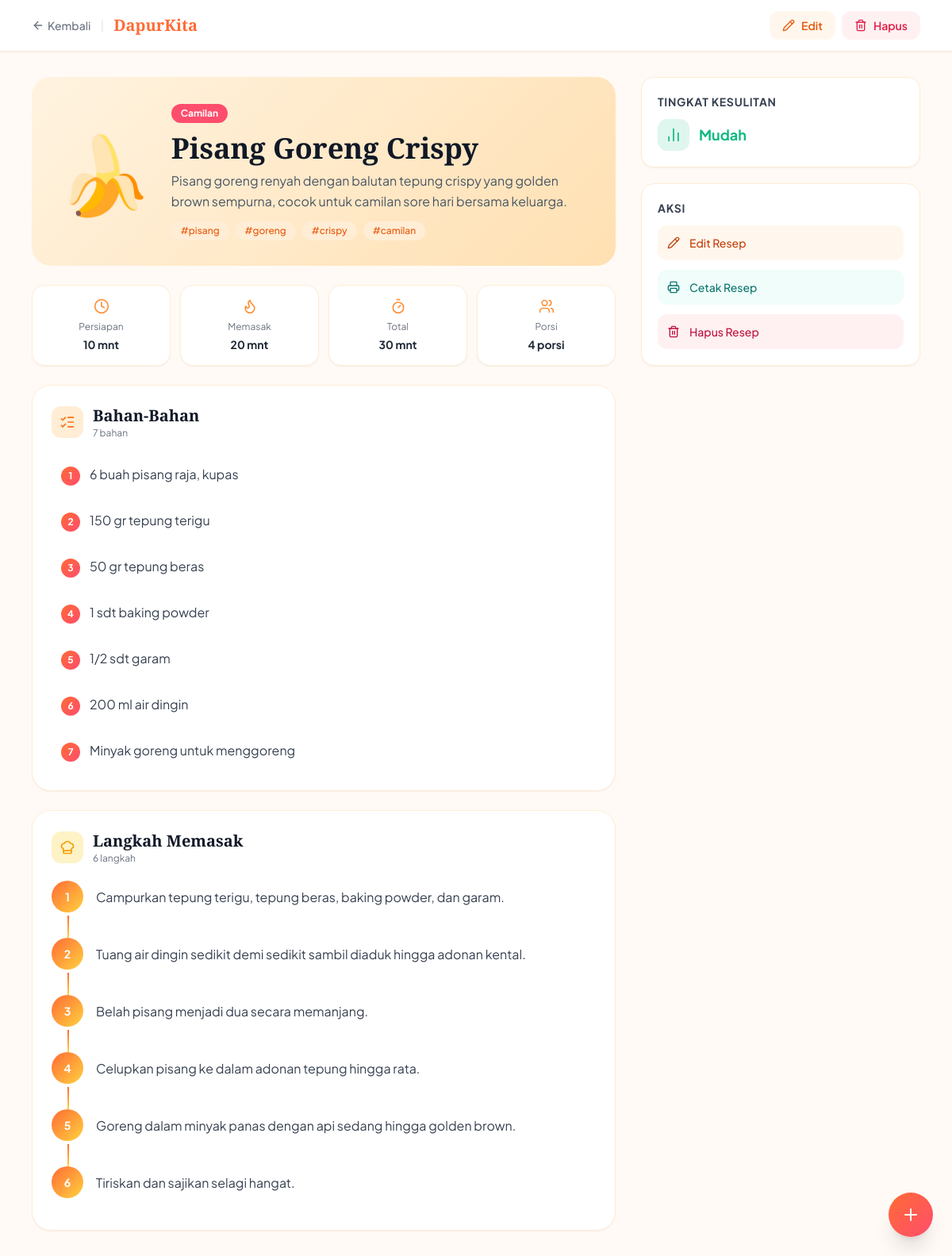
The app's page /detail.php?id=4 with its own data.
### tables this page shows
CREATE TABLE recipes (
        id INTEGER PRIMARY KEY AUTOINCREMENT,
        title TEXT NOT NULL,
        description TEXT,
        category_id INTEGER,
        prep_time INTEGER,
        cook_time INTEGER,
        servings INTEGER,
        difficulty TEXT,
        image_emoji TEXT,
        ingredients TEXT,
        steps TEXT,
        tags TEXT,
        created_at DATETIME DEFAULT CURRENT_TIMESTAMP,
        FOREIGN KEY(category_id) REFERENCES categories(id)
    );

CREATE TABLE categories (
        id INTEGER PRIMARY KEY AUTOINCREMENT,
        name TEXT NOT NULL,
        icon TEXT NOT NULL,
        color TEXT NOT NULL
    );

### detail.php (the view, shortened to what this page needs)
<?php
$db = initDB();
$id = isset($_GET['id']) ? (int)$_GET['id'] : 0;
$stmt = $db->prepare("SELECT r.*, c.name as category_name, c.color as category_color, c.icon as category_icon FROM recipes r LEFT JOIN categories c ON r.category_id = c.id WHERE r.id = :id");
$stmt->bindValue(':id', $id);
$stmt->execute();
$recipe = $stmt->fetch(PDO::FETCH_ASSOC);
$ingredients = json_decode($recipe['ingredients'], true) ?: [];
$steps = json_decode($recipe['steps'], true) ?: [];
$tags = array_filter(explode(',', $recipe['tags']));
$totalTime = $recipe['prep_time'] + $recipe['cook_time'];
$diffColors = ['Mudah' => '#10B981', 'Sedang' => '#F59E0B', 'Sulit' => '#EF4444'];
?>
<!DOCTYPE html>
<html lang="id">
<head>
    <script src="https://cdn.tailwindcss.com"></script>
</head>
<body class="min-h-screen">
    <nav class="bg-white shadow-sm sticky top-0 z-50 border-b border-orange-100 print-hide">
        <div class="max-w-6xl mx-auto px-4 h-16 flex items-center justify-between">
            <div class="flex items-center gap-3">
                <a href="index.php" class="flex items-center gap-1 text-gray-500 hover:text-orange-500 transition text-sm font-medium">
                    <i data-lucide="arrow-left" class="w-4 h-4"></i>
                    Kembali
                </a>
                <span class="text-gray-200">|</span>
                <a href="index.php" class="text-xl font-bold" style="font-family:'Playfair Display',serif; color:#FF6B35;">DapurKita</a>
            </div>
            <div class="flex items-center gap-2">
                <a href="edit.php?id=<?= $id ?>" class="flex items-center gap-2 px-4 py-2 bg-orange-50 text-orange-600 rounded-xl text-sm font-semibold hover:bg-orange-100 transition">
                    <i data-lucide="pencil" class="w-4 h-4"></i>
                    Edit
                </a>
                <a href="delete.php?id=<?= $id ?>" onclick="return confirm('Hapus resep ini?')" class="flex items-center gap-2 px-4 py-2 bg-rose-50 text-rose-600 rounded-xl text-sm font-semibold hover:bg-rose-100 transition">
                    <i data-lucide="trash-2" class="w-4 h-4"></i>
                    Hapus
                </a>
            </div>
        </div>
    </nav>
    <div class="max-w-6xl mx-auto px-4 py-8">
        <div class="grid grid-cols-1 lg:grid-cols-3 gap-8">
            <div class="lg:col-span-2 space-y-6">
                <div class="hero-recipe rounded-3xl p-8 slide-up flex flex-col md:flex-row gap-6 items-center">
                    <div class="text-8xl flex-shrink-0"><?= $recipe['image_emoji'] ?></div>
                    <div>
                        <?php if ($recipe['category_name']): ?>
                            <span class="text-xs font-bold px-3 py-1 rounded-full text-white mb-3 inline-block" style="background-color:<?= $recipe['category_color'] ?>">
                                <?= htmlspecialchars($recipe['category_name']) ?>
                            </span>
                        <?php endif; ?>
                        <h1 class="text-3xl md:text-4xl font-bold text-gray-900 font-display mb-2">
                            <?= htmlspecialchars($recipe['title']) ?>
                        </h1>
                        <p class="text-gray-600 leading-relaxed"><?= htmlspecialchars($recipe['description']) ?></p>
                        <?php if ($tags): ?>
                            <div class="flex flex-wrap gap-2 mt-3">
                                <?php foreach ($tags as $tag): ?>
                                    <span class="text-xs bg-orange-100 text-orange-600 px-3 py-1 rounded-full font-medium">#<?= trim(htmlspecialchars($tag)) ?></span>
                                <?php endforeach; ?>
                            </div>
                        <?php endif; ?>
                    </div>
                </div>
                <div class="grid grid-cols-4 gap-3 slide-up">
                    <?php
                    $stats = [
                        ['icon' => 'clock', 'label' => 'Persiapan', 'value' => $recipe['prep_time'] . ' mnt'],
                        ['icon' => 'flame', 'label' => 'Memasak', 'value' => $recipe['cook_time'] . ' mnt'],
                        ['icon' => 'timer', 'label' => 'Total', 'value' => $totalTime . ' mnt'],
                        ['icon' => 'users', 'label' => 'Porsi', 'value' => $recipe['servings'] . ' porsi'],
                    ];
                    foreach ($stats as $s):
                    ?>
                        <div class="bg-white rounded-2xl p-4 text-center border border-orange-100 shadow-sm">
                            <i data-lucide="<?= $s['icon'] ?>" class="w-5 h-5 mx-auto mb-2 text-orange-400"></i>
                            <p class="text-xs text-gray-500 mb-1"><?= $s['label'] ?></p>
                            <p class="text-sm font-bold text-gray-800"><?= $s['value'] ?></p>
                        </div>
                    <?php endforeach; ?>
                </div>
                <div class="bg-white rounded-3xl p-6 border border-orange-100 shadow-sm slide-up">
                    <div class="flex items-center gap-3 mb-5">
                        <div class="w-10 h-10 bg-orange-100 rounded-xl flex items-center justify-center">
                            <i data-lucide="list-checks" class="w-5 h-5 text-orange-500"></i>
                        </div>
                        <div>
                            <h2 class="text-xl font-bold text-gray-900 font-display">Bahan-Bahan</h2>
                            <p class="text-xs text-gray-500"><?= count($ingredients) ?> bahan</p>
                        </div>
                    </div>
                    <ul class="space-y-2">
                        <?php foreach ($ingredients as $i => $ing): ?>
                            <li class="ingredient-item flex items-start gap-3 p-3 rounded-xl transition cursor-default">
                                <span class="w-6 h-6 rounded-full flex-shrink-0 flex items-center justify-center text-xs font-bold text-white mt-0.5" style="background: linear-gradient(135deg, #FF6B35, #FF4D6D);"><?= $i + 1 ?></span>
                                <span class="text-gray-700"><?= htmlspecialchars($ing) ?></span>
                            </li>
                        <?php endforeach; ?>
                    </ul>
                </div>
                <div class="bg-white rounded-3xl p-6 border border-orange-100 shadow-sm slide-up">
                    <div class="flex items-center gap-3 mb-5">
                        <div class="w-10 h-10 bg-amber-100 rounded-xl flex items-center justify-center">
                            <i data-lucide="chef-hat" class="w-5 h-5 text-amber-500"></i>
                        </div>
                        <div>
                            <h2 class="text-xl font-bold text-gray-900 font-display">Langkah Memasak</h2>
                            <p class="text-xs text-gray-500"><?= count($steps) ?> langkah</p>
                        </div>
                    </div>
                    <ol class="space-y-4">
                        <?php foreach ($steps as $i => $step): ?>
                            <li class="step-line flex gap-4 pb-4">
                                <div class="w-10 h-10 rounded-full flex-shrink-0 flex items-center justify-center font-bold text-white text-sm z-10" style="background: linear-gradient(135deg, #FF6B35, #FFD23F);">
                                    <?= $i + 1 ?>
                                </div>
                                <div class="pt-2">
                                    <p class="text-gray-700 leading-relaxed"><?= htmlspecialchars($step) ?></p>
                                </div>
                            </li>
                        <?php endforeach; ?>
                    </ol>
                </div>
            </div>
            <div class="space-y-5">
                <div class="bg-white rounded-2xl p-5 border border-orange-100 shadow-sm">
                    <h3 class="font-bold text-gray-700 mb-3 text-sm uppercase tracking-wider">Tingkat Kesulitan</h3>
                    <div class="flex items-center gap-3">
                        <div class="w-10 h-10 rounded-xl flex items-center justify-center" style="background-color:<?= ($diffColors[$recipe['difficulty']] ?? '#6B7280') ?>22">
                            <i data-lucide="bar-chart-2" class="w-5 h-5" style="color:<?= $diffColors[$recipe['difficulty']] ?? '#6B7280' ?>"></i>
                        </div>
                        <span class="font-bold text-lg" style="color:<?= $diffColors[$recipe['difficulty']] ?? '#6B7280' ?>"><?= htmlspecialchars($recipe['difficulty']) ?></span>
                    </div>
                </div>
                <div class="bg-white rounded-2xl p-5 border border-orange-100 shadow-sm space-y-3">
                    <h3 class="font-bold text-gray-700 mb-3 text-sm uppercase tracking-wider">Aksi</h3>
                    <a href="edit.php?id=<?= $id ?>" class="w-full flex items-center gap-3 p-3 bg-orange-50 hover:bg-orange-100 text-orange-700 rounded-xl transition font-medium text-sm">
                        <i data-lucide="pencil" class="w-4 h-4"></i> Edit Resep
                    </a>
                    <button onclick="window.print()" class="w-full flex items-center gap-3 p-3 bg-teal-50 hover:bg-teal-100 text-teal-700 rounded-xl transition font-medium text-sm">
                        <i data-lucide="printer" class="w-4 h-4"></i> Cetak Resep
                    </button>
                    <a href="delete.php?id=<?= $id ?>" onclick="return confirm('Hapus resep ini?')" class="w-full flex items-center gap-3 p-3 bg-rose-50 hover:bg-rose-100 text-rose-700 rounded-xl transition font-medium text-sm">
                        <i data-lucide="trash-2" class="w-4 h-4"></i> Hapus Resep
                    </a>
                </div>
            </div>
        </div>
    </div>
    <a href="add.php" class="floating-btn print-hide fixed bottom-6 right-6 w-14 h-14 rounded-full flex items-center justify-center text-white z-40 shadow-xl">
        <i data-lucide="plus" class="w-6 h-6"></i>
    </a>
</body>
</html>

### detail.php (style rules this page uses)
body { font-family: 'Plus Jakarta Sans', sans-serif; background-color: #FFFAF5; }
.font-display { font-family: 'Playfair Display', serif; }
.step-line { position: relative; }
.step-line::before { content: ''; position: absolute; left: 20px; top: 44px; bottom: -16px; width: 2px; background: linear-gradient(to bottom, #FF6B35, #FFD23F); }
.step-line:last-child::before { display: none; }
.floating-btn { background: linear-gradient(135deg, #FF6B35, #FF4D6D); box-shadow: 0 8px 25px rgba(255, 107, 53, 0.4); }
.hero-recipe { background: linear-gradient(135deg, #FFF3E0 0%, #FFE0B2 100%); }
.slide-up { animation: slideUp 0.5s ease forwards; }

### records on screen
recipes: image_emoji "🍌", category.name "Camilan", title "Pisang Goreng Crispy", description "Pisang goreng renyah dengan balutan tepung crispy yang golden brown sempurna, cocok untuk camilan sore hari bersama keluarga.", tags "pisang", tags "goreng", tags "crispy", tags "camilan", ingredients "7", ingredients "6 buah pisang raja, kupas", ingredients "150 gr tepung terigu", ingredients "50 gr tepung beras", ingredients "1 sdt baking powder", ingredients "1/2 sdt garam", ingredients "200 ml air dingin", ingredients "Minyak goreng untuk menggoreng", steps "6", steps "Campurkan tepung terigu, tepung beras, baking powder, dan garam.", steps "Tuang air dingin sedikit demi sedikit sambil diaduk hingga adonan kental.", steps "Belah pisang menjadi dua secara memanjang.", steps "Celupkan pisang ke dalam adonan tepung hingga rata.", steps "Goreng dalam minyak panas dengan api sedang hingga golden brown.", steps "Tiriskan dan sajikan selagi hangat.", difficulty "Mudah"

### other values on screen
$s['label'] "Persiapan"
$s['value'] "10 mnt"
$s['label'] "Memasak"
$s['value'] "20 mnt"
$s['label'] "Total"
$s['value'] "30 mnt"
$s['label'] "Porsi"
$s['value'] "4 porsi"
